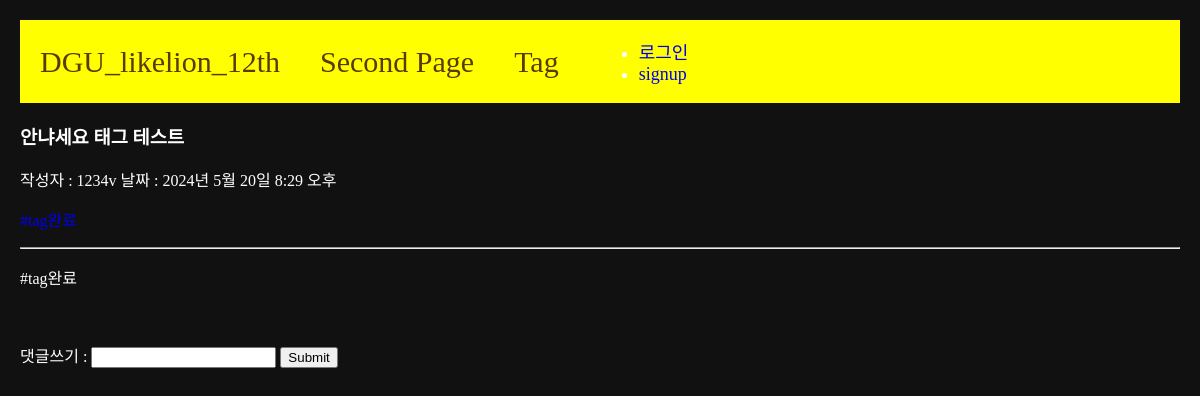
/2, run on the app's committed database.
### main/models.py (models this page shows, shortened)
class Post(models.Model):
    title = models.CharField(max_length=50)
    writer = models.ForeignKey(User, null=False, blank=False, on_delete=models.CASCADE)
    body = models.TextField()
    pub_date = models.DateTimeField()
    image = models.ImageField(upload_to="post/", blank=True, null=True)
    weather = models.CharField(max_length=50, blank=True, null=True)
    tags = models.ManyToManyField(Tag, related_name='posts', blank=True)

### main/views.py (the view, shortened to what this page needs)
# urls.py: path('<int:id>', detail, name="detail"),
def detail(request, id):
    post = get_object_or_404(Post, pk = id)
    if request.method == 'GET':
        comments = Comment.objects.filter(post=post)
        return render(request, 'main/detail.html', {'post':post, 'comments': comments})

### main/templates/main/detail.html (shortened to what this page needs)
{% extends 'base.html' %}
{% load static %}
{% block content %}
<h3>{{post.title}}</h3>
작성자 : {{post.writer}}
날짜 : {{post.pub_date}}
<p>
    {% for tag in post.tags.all %}
            <a href="{% url 'main:tag-posts' tag.id %}">#{{ tag.name }} </a>
    {% endfor %}
</p>
<hr/>
<p>{{post.body}}</p>
<br>
<div class="comment_container">
    <div class="comment_form">
        <form action="{% url 'main:detail' post.id %}" method="POST">
            댓글쓰기 : <input type="text" name="content">
            <input type="submit" name="submit">
        </form>
    </div>
</div>
{% endblock %}

### project/templates/base.html (style rules this page uses)
a { text-decoration: none; }
.body-container { background-color: #111; color: #fff; margin: 20px; }

### data on the page
Post: title "안냐세요 태그 테스트", writer "1234v", pub_date "2024년 5월 20일 8:29 오후", body "#tag완료"
